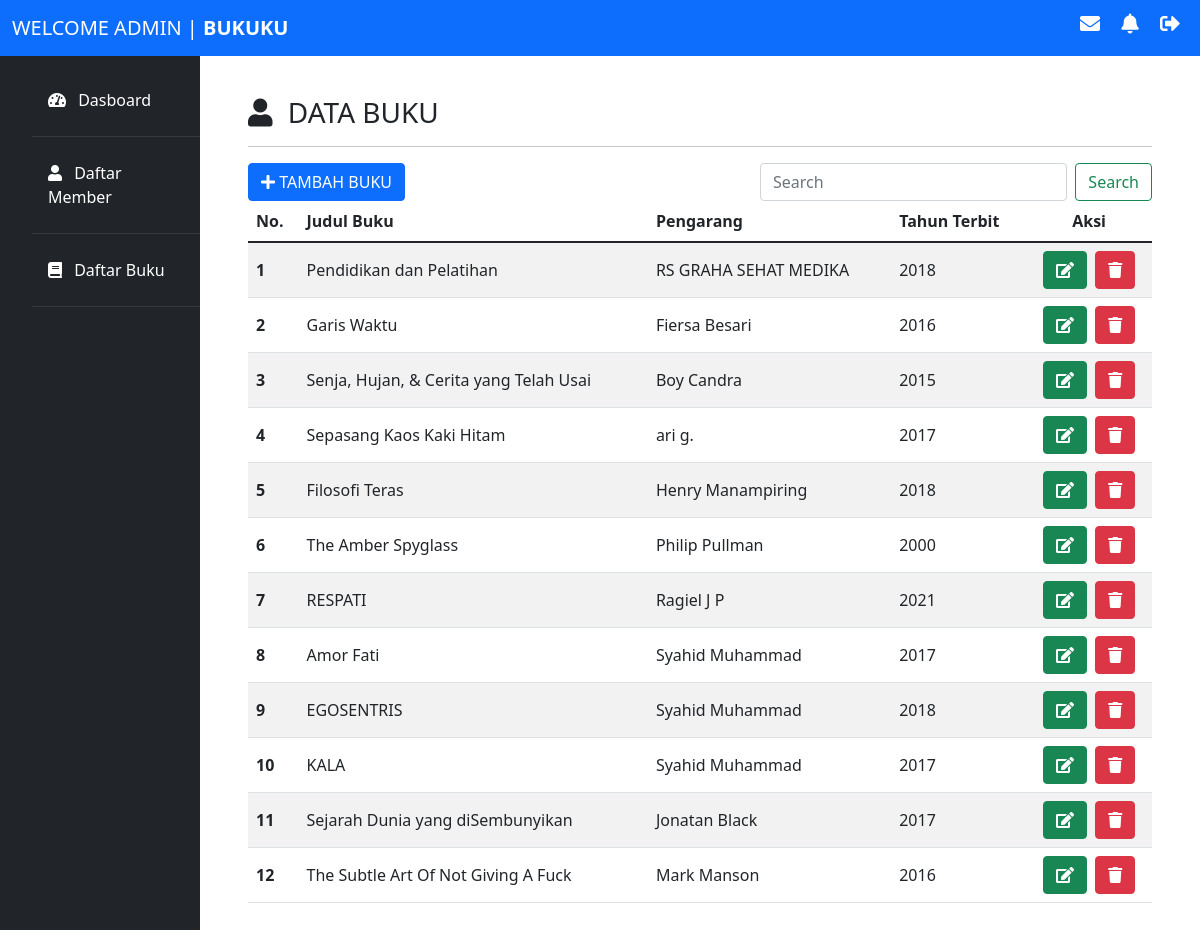
Page /pages/dataBuku.php (signed in) on the committed database.
### tables this page shows
CREATE TABLE `buku` (
  `idBuku` int(15) NOT NULL,
  `jdl` varchar(100) NOT NULL,
  `pngrng` varchar(35) NOT NULL,
  `terbit` int(5) NOT NULL,
  `cover` varchar(35) NOT NULL,
  `fileBuku` varchar(50) NOT NULL
);

### pages/functions.php (called while the page is built, shortened)
<?php
require 'koneksi.php';
function query($query) {
    global $conn;
    $result = mysqli_query($conn, $query);
    $rows = [];
    while ($row = mysqli_fetch_assoc($result)) {
        $rows[] = $row;
    }
    return $rows;
}
?>

### pages/dataBuku.php (the view, shortened to what this page needs)
<?php
require 'functions.php';
$buku = query("SELECT * FROM buku");
?>
<!DOCTYPE html>
<html lang="en">
<head>
    <link rel="stylesheet" href="../assets/css/bootstrap.min.css">
    <link rel="stylesheet" href="../assets/css/all.min.css">
    <link rel="stylesheet" href="../assets/css/style.css">
</head>
<body>
    <nav class="navbar navbar-expand-md navbar-dark bg-primary fixed-top">
        <div class="container-fluid">
            <a class="navbar-brand" href="../pages/dashboard.php">WELCOME ADMIN | <span class="fw-bold">BUKUKU</span></a>
            <div class="notif">
                <h5>
                    <a href="#">
                        <i class="text-white fas fa-envelope mx-2 data-bs-toggle=" tooltip" data-bs-placement="bottom"
                        title="Pesan"></i>
                    </a>
                    <a href="#">
                        <i class="text-white fas fa-bell mx-2 data-bs-toggle=" tooltip" data-bs-placement="bottom" title="Notifikasi""></i>
                    </a>
                    <a href="../pages/login.php">
                        <i class="text-white fas fa-sign-out-alt mx-2 data-bs-toggle="tooltip" data-bs-placement="bottom"
                        title="Sign out""></i>
                    </a>
                </h5>
            </div>
        </div>
    </nav>
    <div class="row mt-5 g-0">
        <div class="col-md-2 bg-dark mt-2 pt-4 ps-3">
            <ul class="sidebar nav flex-column ms-3 mb-5">
                <li class="nav-items">
                    <a href="../pages/dashboard.php" class="nav-link text-white">
                        <i class="fas fa-tachometer-alt me-2"></i> Dasboard</a>
                    <hr class="bg-secondary">
                </li>
                <li class="nav-items">
                    <a href="../pages/dataMember.php" class="nav-link text-white">
                        <i class="fas fa-user me-2"></i> Daftar Member
                    </a>
                    <hr class="bg-secondary">
                </li>
                <li class="nav-items">
                    <a href="../pages/dataBuku.php" class="nav-link text-white">
                       <i class="fas fa-book me-2"></i> Daftar Buku
                    </a>
                    <hr class="bg-secondary">
                </li>
            </ul>
        </div>
        <div class="col-md-10 p-5 pt-5">
            <h3><i class="fas fa-user me-2"></i> DATA BUKU</h3><hr>
            <div class="row">
                <div class="col-6">
                    <a href="../pages/addBuku.php" class="btn btn-primary">
                        <i class="fas fa-plus"></i> TAMBAH BUKU
                    </a>
                </div>
                <div class="col-6">
                    <form action="" method="post" class="d-flex">
                        <input class="form-control ms-5 me-2" type="search" name="keyword" placeholder="Search" autocomplate="off" aria-label="Search">
                        <button class="btn btn-outline-success" type="submit" name="cari">Search</button>
                    </form>
                </div>
            </div>
            <table class="table table-striped table-responsive-md align-middle">
                <thead>
                    <tr>
                        <th scope="col">No.</th>
                        <th scope="col">Judul Buku</th>
                        <th scope="col">Pengarang</th>
                        <th scope="col">Tahun Terbit</th>
                        <th scope="col" class="text-center">Aksi</th>
                    </tr>
                </thead>
                <tbody>
                    <?php $i = 1;?>
                    <?php foreach( $buku as $row) : ?>
                        <tr>
                        <th scope="row"><?= $i ?></th>
                        <td><?= $row["jdl"] ?></td>
                        <td><?= $row["pngrng"] ?></td>
                        <td><?= $row["terbit"] ?></td>
                        <td class="text-center">
                            <a href="update.php?idBuku=<?= $row["idBuku"] ?>" class="btn btn-success"><i class="fas fa-edit"></i></a>
                            <a href="delete.php?idBuku=<?= $row["idBuku"] ?>" class="btn btn-danger ms-1" onclick="return confirm('Apakah Anda yakin menghapus buku ini ?')">
                                <i class="fas fa-trash"></i>
                            </a>
                        </td>
                    </tr>
                    <?php $i++;?>
                    <?php endforeach; ?>
                </tbody>
            </table>
        </div>
    </div>
</body>
</html>

### assets/css/style.css (style rules this page uses)
html { height: 100%; }

### rows in the picture
buku: jdl "Pendidikan dan Pelatihan", pngrng "RS GRAHA SEHAT MEDIKA", terbit "2018"
buku: jdl "Garis Waktu", pngrng "Fiersa Besari", terbit "2016"
buku: jdl "Senja, Hujan, & Cerita yang Telah Usai", pngrng "Boy Candra", terbit "2015"
buku: jdl "Sepasang Kaos Kaki Hitam", pngrng "ari g.", terbit "2017"
buku: jdl "Filosofi Teras", pngrng "Henry Manampiring", terbit "2018"
buku: jdl "The Amber Spyglass", pngrng "Philip Pullman", terbit "2000"
buku: jdl "RESPATI", pngrng "Ragiel J P", terbit "2021"
buku: jdl "Amor Fati", pngrng "Syahid Muhammad", terbit "2017"
buku: jdl "EGOSENTRIS", pngrng "Syahid Muhammad", terbit "2018"
buku: jdl "KALA", pngrng "Syahid Muhammad", terbit "2017"
buku: jdl "Sejarah Dunia yang diSembunyikan", pngrng "Jonatan Black", terbit "2017"
buku: jdl "The Subtle Art Of Not Giving A Fuck", pngrng "Mark Manson", terbit "2016"
